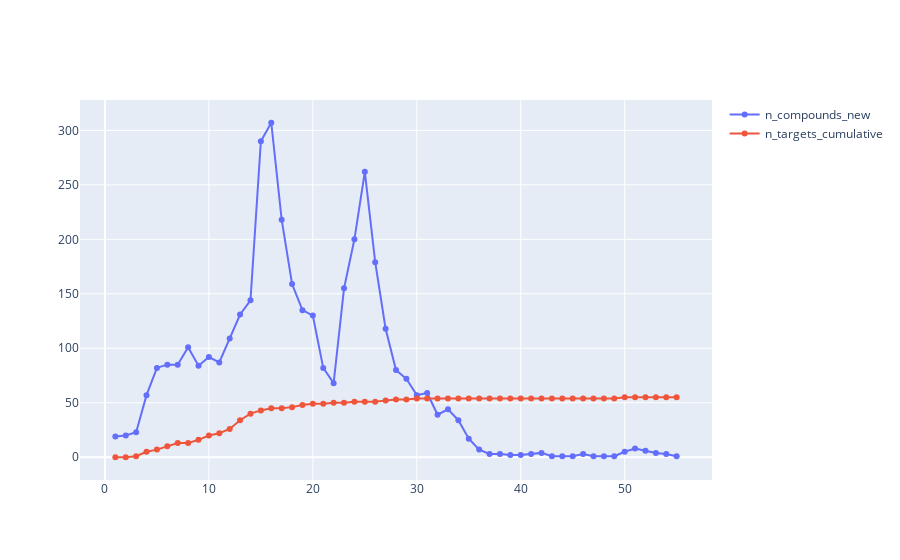

Here is the notebook cell this chart was saved with:
### Code cell
cool_plots(df,'n_compounds_new','n_targets_cumulative')

### Figure 1 — Plotly figure (JSON) as saved in the notebook; plotly's stock layout.template omitted (floating-point values rounded to 4 significant figures)
{"data": [{"mode": "lines+markers+text", "name": "n_compounds_new", "textposition": "top center", "type": "scatter", "x": [1, 2, 3, 4, 5, 6, 7, 8, 9, 10, 11, 12, 13, 14, 15, 16, 17, 18, 19, 20, 21, 22, 23, 24, 25, 26, 27, 28, 29, 30, 31, 32, 33, 34, 35, 36, 37, 38, 39, 40, 41, 42, 43, 44, 45, 46, 47, 48, 49, 50, 51, 52, 53, 54, 55], "y": [19, 20, 23, 57, 82, 85, 85, 101, 84, 92, 87, 109, 131, 144, 290, 307, 218, 159, 135, 130, 82, 68, 155, 200, 262, 179, 118, 80, 72, 57, 59, 39, 44, 34, 17, 7, 3, 3, 2, 2, 3, 4, 1, 1, 1, 3, 1, 1, 1, 5, 8, 6, 4, 3, 1]}, {"mode": "lines+markers", "name": "n_targets_cumulative", "type": "scatter", "x": [1, 2, 3, 4, 5, 6, 7, 8, 9, 10, 11, 12, 13, 14, 15, 16, 17, 18, 19, 20, 21, 22, 23, 24, 25, 26, 27, 28, 29, 30, 31, 32, 33, 34, 35, 36, 37, 38, 39, 40, 41, 42, 43, 44, 45, 46, 47, 48, 49, 50, 51, 52, 53, 54, 55], "y": [0, 0, 1, 5, 7, 10, 13, 13, 16, 20, 22, 26, 34, 40, 43, 45, 45, 46, 48, 49, 49, 50, 50, 51, 51, 51, 52, 53, 53, 54, 54, 54, 54, 54, 54, 54, 54, 54, 54, 54, 54, 54, 54, 54, 54, 54, 54, 54, 54, 55, 55, 55, 55, 55, 55]}], "layout": {}}
